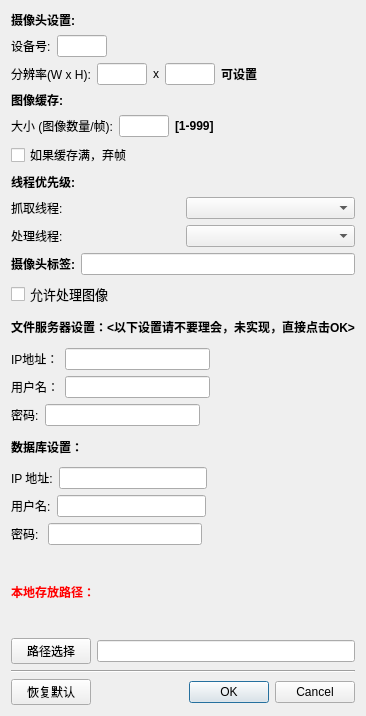
<?xml version="1.0" encoding="UTF-8"?>
<ui version="4.0">
 <class>CameraConnectDialog</class>
 <widget class="QDialog" name="CameraConnectDialog">
  <property name="geometry">
   <rect>
    <x>0</x>
    <y>0</y>
    <width>325</width>
    <height>716</height>
   </rect>
  </property>
  <property name="windowTitle">
   <string>Connect to Camera</string>
  </property>
  <layout class="QVBoxLayout" name="verticalLayout_7">
   <item>
    <layout class="QVBoxLayout" name="verticalLayout_3">
     <item>
      <widget class="QLabel" name="label_1">
       <property name="font">
        <font>
         <pointsize>9</pointsize>
         <weight>75</weight>
         <bold>true</bold>
        </font>
       </property>
       <property name="text">
        <string>摄像头设置:</string>
       </property>
      </widget>
     </item>
     <item>
      <layout class="QHBoxLayout" name="horizontalLayout_2">
       <item>
        <widget class="QLabel" name="label_9">
         <property name="font">
          <font>
           <pointsize>9</pointsize>
           <weight>50</weight>
           <bold>false</bold>
          </font>
         </property>
         <property name="text">
          <string>设备号:</string>
         </property>
        </widget>
       </item>
       <item>
        <widget class="QLineEdit" name="deviceNumberEdit">
         <property name="enabled">
          <bool>true</bool>
         </property>
         <property name="sizePolicy">
          <sizepolicy hsizetype="Fixed" vsizetype="Fixed">
           <horstretch>0</horstretch>
           <verstretch>0</verstretch>
          </sizepolicy>
         </property>
         <property name="minimumSize">
          <size>
           <width>50</width>
           <height>0</height>
          </size>
         </property>
         <property name="maximumSize">
          <size>
           <width>50</width>
           <height>16777215</height>
          </size>
         </property>
         <property name="font">
          <font>
           <pointsize>9</pointsize>
           <weight>50</weight>
           <italic>false</italic>
           <bold>false</bold>
          </font>
         </property>
        </widget>
       </item>
       <item>
        <spacer name="horizontalSpacer_1">
         <property name="orientation">
          <enum>Qt::Horizontal</enum>
         </property>
         <property name="sizeHint" stdset="0">
          <size>
           <width>40</width>
           <height>20</height>
          </size>
         </property>
        </spacer>
       </item>
      </layout>
     </item>
     <item>
      <layout class="QHBoxLayout" name="horizontalLayout_8">
       <item>
        <widget class="QLabel" name="label_11">
         <property name="font">
          <font>
           <pointsize>9</pointsize>
           <weight>50</weight>
           <bold>false</bold>
          </font>
         </property>
         <property name="text">
          <string>分辨率(W x H):</string>
         </property>
        </widget>
       </item>
       <item>
        <widget class="QLineEdit" name="resWEdit">
         <property name="enabled">
          <bool>true</bool>
         </property>
         <property name="sizePolicy">
          <sizepolicy hsizetype="Fixed" vsizetype="Fixed">
           <horstretch>0</horstretch>
           <verstretch>0</verstretch>
          </sizepolicy>
         </property>
         <property name="minimumSize">
          <size>
           <width>50</width>
           <height>0</height>
          </size>
         </property>
         <property name="maximumSize">
          <size>
           <width>50</width>
           <height>16777215</height>
          </size>
         </property>
         <property name="font">
          <font>
           <pointsize>9</pointsize>
           <weight>50</weight>
           <italic>false</italic>
           <bold>false</bold>
          </font>
         </property>
        </widget>
       </item>
       <item>
        <widget class="QLabel" name="label_13">
         <property name="font">
          <font>
           <pointsize>9</pointsize>
           <weight>50</weight>
           <bold>false</bold>
          </font>
         </property>
         <property name="text">
          <string>x</string>
         </property>
        </widget>
       </item>
       <item>
        <widget class="QLineEdit" name="resHEdit">
         <property name="enabled">
          <bool>true</bool>
         </property>
         <property name="sizePolicy">
          <sizepolicy hsizetype="Fixed" vsizetype="Fixed">
           <horstretch>0</horstretch>
           <verstretch>0</verstretch>
          </sizepolicy>
         </property>
         <property name="minimumSize">
          <size>
           <width>50</width>
           <height>0</height>
          </size>
         </property>
         <property name="maximumSize">
          <size>
           <width>50</width>
           <height>16777215</height>
          </size>
         </property>
         <property name="font">
          <font>
           <pointsize>9</pointsize>
           <weight>50</weight>
           <italic>false</italic>
           <bold>false</bold>
          </font>
         </property>
        </widget>
       </item>
       <item>
        <widget class="QLabel" name="label_12">
         <property name="font">
          <font>
           <pointsize>9</pointsize>
           <weight>75</weight>
           <bold>true</bold>
          </font>
         </property>
         <property name="text">
          <string>可设置</string>
         </property>
        </widget>
       </item>
       <item>
        <spacer name="horizontalSpacer_4">
         <property name="orientation">
          <enum>Qt::Horizontal</enum>
         </property>
         <property name="sizeHint" stdset="0">
          <size>
           <width>40</width>
           <height>20</height>
          </size>
         </property>
        </spacer>
       </item>
      </layout>
     </item>
     <item>
      <widget class="QLabel" name="label_3">
       <property name="font">
        <font>
         <pointsize>9</pointsize>
         <weight>75</weight>
         <bold>true</bold>
        </font>
       </property>
       <property name="text">
        <string>图像缓存:</string>
       </property>
      </widget>
     </item>
     <item>
      <layout class="QHBoxLayout" name="horizontalLayout">
       <item>
        <widget class="QLabel" name="label_2">
         <property name="font">
          <font>
           <pointsize>9</pointsize>
           <weight>50</weight>
           <bold>false</bold>
          </font>
         </property>
         <property name="text">
          <string>大小 (图像数量/帧):</string>
         </property>
        </widget>
       </item>
       <item>
        <widget class="QLineEdit" name="imageBufferSizeEdit">
         <property name="sizePolicy">
          <sizepolicy hsizetype="Minimum" vsizetype="Fixed">
           <horstretch>0</horstretch>
           <verstretch>0</verstretch>
          </sizepolicy>
         </property>
         <property name="minimumSize">
          <size>
           <width>50</width>
           <height>0</height>
          </size>
         </property>
         <property name="maximumSize">
          <size>
           <width>50</width>
           <height>16777215</height>
          </size>
         </property>
         <property name="font">
          <font>
           <pointsize>9</pointsize>
          </font>
         </property>
        </widget>
       </item>
       <item>
        <widget class="QLabel" name="label_4">
         <property name="font">
          <font>
           <pointsize>9</pointsize>
           <weight>75</weight>
           <bold>true</bold>
          </font>
         </property>
         <property name="text">
          <string>[1-999]</string>
         </property>
        </widget>
       </item>
       <item>
        <spacer name="horizontalSpacer_2">
         <property name="orientation">
          <enum>Qt::Horizontal</enum>
         </property>
         <property name="sizeHint" stdset="0">
          <size>
           <width>40</width>
           <height>20</height>
          </size>
         </property>
        </spacer>
       </item>
      </layout>
     </item>
     <item>
      <widget class="QCheckBox" name="dropFrameCheckBox">
       <property name="font">
        <font>
         <pointsize>9</pointsize>
        </font>
       </property>
       <property name="text">
        <string>如果缓存满，弃帧</string>
       </property>
      </widget>
     </item>
     <item>
      <widget class="QLabel" name="label_5">
       <property name="font">
        <font>
         <pointsize>9</pointsize>
         <weight>75</weight>
         <bold>true</bold>
        </font>
       </property>
       <property name="text">
        <string>线程优先级:</string>
       </property>
      </widget>
     </item>
     <item>
      <layout class="QHBoxLayout" name="horizontalLayout_3">
       <item>
        <layout class="QVBoxLayout" name="verticalLayout">
         <item>
          <widget class="QLabel" name="label_6">
           <property name="font">
            <font>
             <pointsize>9</pointsize>
             <weight>50</weight>
             <bold>false</bold>
            </font>
           </property>
           <property name="text">
            <string>抓取线程:</string>
           </property>
          </widget>
         </item>
         <item>
          <widget class="QLabel" name="label_7">
           <property name="font">
            <font>
             <pointsize>9</pointsize>
             <weight>50</weight>
             <bold>false</bold>
            </font>
           </property>
           <property name="text">
            <string>处理线程:</string>
           </property>
          </widget>
         </item>
        </layout>
       </item>
       <item>
        <layout class="QVBoxLayout" name="verticalLayout_2">
         <item>
          <widget class="QComboBox" name="capturePrioComboBox">
           <property name="font">
            <font>
             <pointsize>9</pointsize>
            </font>
           </property>
          </widget>
         </item>
         <item>
          <widget class="QComboBox" name="processingPrioComboBox">
           <property name="font">
            <font>
             <pointsize>9</pointsize>
            </font>
           </property>
          </widget>
         </item>
        </layout>
       </item>
      </layout>
     </item>
     <item>
      <layout class="QHBoxLayout" name="horizontalLayout_5">
       <item>
        <widget class="QLabel" name="label_8">
         <property name="font">
          <font>
           <pointsize>9</pointsize>
           <weight>75</weight>
           <bold>true</bold>
          </font>
         </property>
         <property name="text">
          <string>摄像头标签:</string>
         </property>
        </widget>
       </item>
       <item>
        <widget class="QLineEdit" name="tabLabelEdit">
         <property name="font">
          <font>
           <pointsize>9</pointsize>
          </font>
         </property>
        </widget>
       </item>
      </layout>
     </item>
     <item>
      <layout class="QHBoxLayout" name="horizontalLayout_7">
       <item>
        <widget class="QCheckBox" name="enableFrameProcessingCheckBox">
         <property name="font">
          <font>
           <pointsize>10</pointsize>
          </font>
         </property>
         <property name="text">
          <string>允许处理图像</string>
         </property>
        </widget>
       </item>
      </layout>
     </item>
    </layout>
   </item>
   <item>
    <layout class="QVBoxLayout" name="verticalLayout_4">
     <item>
      <widget class="QLabel" name="label">
       <property name="font">
        <font>
         <pointsize>9</pointsize>
         <weight>75</weight>
         <bold>true</bold>
        </font>
       </property>
       <property name="text">
        <string>文件服务器设置：&lt;以下设置请不要理会，未实现，直接点击OK&gt;</string>
       </property>
      </widget>
     </item>
     <item>
      <layout class="QHBoxLayout" name="horizontalLayout_6">
       <item>
        <widget class="QLabel" name="label_10">
         <property name="font">
          <font>
           <pointsize>9</pointsize>
          </font>
         </property>
         <property name="text">
          <string>IP地址：</string>
         </property>
        </widget>
       </item>
       <item>
        <widget class="QLineEdit" name="lineEditFtpIP">
         <property name="font">
          <font>
           <pointsize>9</pointsize>
          </font>
         </property>
        </widget>
       </item>
       <item>
        <spacer name="horizontalSpacer">
         <property name="orientation">
          <enum>Qt::Horizontal</enum>
         </property>
         <property name="sizeHint" stdset="0">
          <size>
           <width>40</width>
           <height>20</height>
          </size>
         </property>
        </spacer>
       </item>
      </layout>
     </item>
     <item>
      <layout class="QHBoxLayout" name="horizontalLayout_9">
       <item>
        <widget class="QLabel" name="label_14">
         <property name="font">
          <font>
           <pointsize>9</pointsize>
          </font>
         </property>
         <property name="text">
          <string>用户名：</string>
         </property>
        </widget>
       </item>
       <item>
        <widget class="QLineEdit" name="lineEditFtpUsername">
         <property name="font">
          <font>
           <pointsize>9</pointsize>
          </font>
         </property>
        </widget>
       </item>
       <item>
        <spacer name="horizontalSpacer_3">
         <property name="orientation">
          <enum>Qt::Horizontal</enum>
         </property>
         <property name="sizeHint" stdset="0">
          <size>
           <width>40</width>
           <height>20</height>
          </size>
         </property>
        </spacer>
       </item>
      </layout>
     </item>
     <item>
      <layout class="QHBoxLayout" name="horizontalLayout_10">
       <item>
        <widget class="QLabel" name="label_15">
         <property name="font">
          <font>
           <pointsize>9</pointsize>
          </font>
         </property>
         <property name="text">
          <string>密码:</string>
         </property>
        </widget>
       </item>
       <item>
        <widget class="QLineEdit" name="lineEditFtpPassword">
         <property name="font">
          <font>
           <pointsize>9</pointsize>
          </font>
         </property>
        </widget>
       </item>
       <item>
        <spacer name="horizontalSpacer_5">
         <property name="orientation">
          <enum>Qt::Horizontal</enum>
         </property>
         <property name="sizeHint" stdset="0">
          <size>
           <width>40</width>
           <height>20</height>
          </size>
         </property>
        </spacer>
       </item>
      </layout>
     </item>
    </layout>
   </item>
   <item>
    <layout class="QVBoxLayout" name="verticalLayout_5">
     <item>
      <widget class="QLabel" name="label_16">
       <property name="font">
        <font>
         <pointsize>9</pointsize>
         <weight>75</weight>
         <bold>true</bold>
        </font>
       </property>
       <property name="text">
        <string>数据库设置：</string>
       </property>
      </widget>
     </item>
     <item>
      <layout class="QHBoxLayout" name="horizontalLayout_11">
       <item>
        <widget class="QLabel" name="label_17">
         <property name="font">
          <font>
           <pointsize>9</pointsize>
          </font>
         </property>
         <property name="text">
          <string>IP 地址:</string>
         </property>
        </widget>
       </item>
       <item>
        <widget class="QLineEdit" name="lineEditDatabaseIP">
         <property name="font">
          <font>
           <pointsize>9</pointsize>
          </font>
         </property>
        </widget>
       </item>
       <item>
        <spacer name="horizontalSpacer_6">
         <property name="orientation">
          <enum>Qt::Horizontal</enum>
         </property>
         <property name="sizeHint" stdset="0">
          <size>
           <width>40</width>
           <height>20</height>
          </size>
         </property>
        </spacer>
       </item>
      </layout>
     </item>
     <item>
      <layout class="QHBoxLayout" name="horizontalLayout_12">
       <item>
        <widget class="QLabel" name="label_18">
         <property name="font">
          <font>
           <pointsize>9</pointsize>
          </font>
         </property>
         <property name="text">
          <string>用户名:</string>
         </property>
        </widget>
       </item>
       <item>
        <widget class="QLineEdit" name="lineEditDatabaseUsername">
         <property name="font">
          <font>
           <pointsize>9</pointsize>
          </font>
         </property>
        </widget>
       </item>
       <item>
        <spacer name="horizontalSpacer_7">
         <property name="orientation">
          <enum>Qt::Horizontal</enum>
         </property>
         <property name="sizeHint" stdset="0">
          <size>
           <width>40</width>
           <height>20</height>
          </size>
         </property>
        </spacer>
       </item>
      </layout>
     </item>
     <item>
      <layout class="QHBoxLayout" name="horizontalLayout_13">
       <item>
        <widget class="QLabel" name="label_19">
         <property name="font">
          <font>
           <pointsize>9</pointsize>
          </font>
         </property>
         <property name="text">
          <string>密码: </string>
         </property>
        </widget>
       </item>
       <item>
        <widget class="QLineEdit" name="lineEditDatabasePassword">
         <property name="font">
          <font>
           <pointsize>9</pointsize>
          </font>
         </property>
        </widget>
       </item>
       <item>
        <spacer name="horizontalSpacer_8">
         <property name="orientation">
          <enum>Qt::Horizontal</enum>
         </property>
         <property name="sizeHint" stdset="0">
          <size>
           <width>40</width>
           <height>20</height>
          </size>
         </property>
        </spacer>
       </item>
      </layout>
     </item>
    </layout>
   </item>
   <item>
    <layout class="QVBoxLayout" name="verticalLayout_6">
     <item>
      <widget class="QLabel" name="label_20">
       <property name="font">
        <font>
         <pointsize>9</pointsize>
         <weight>75</weight>
         <bold>true</bold>
        </font>
       </property>
       <property name="styleSheet">
        <string notr="true">color: rgb(255, 0, 0);</string>
       </property>
       <property name="text">
        <string>本地存放路径：</string>
       </property>
      </widget>
     </item>
     <item>
      <layout class="QHBoxLayout" name="horizontalLayout_14">
       <item>
        <widget class="QPushButton" name="pushButtonLocalPath">
         <property name="font">
          <font>
           <pointsize>9</pointsize>
          </font>
         </property>
         <property name="text">
          <string>路径选择</string>
         </property>
        </widget>
       </item>
       <item>
        <widget class="QLineEdit" name="lineEditLocalFilePath"/>
       </item>
      </layout>
     </item>
    </layout>
   </item>
   <item>
    <widget class="Line" name="line">
     <property name="orientation">
      <enum>Qt::Horizontal</enum>
     </property>
    </widget>
   </item>
   <item>
    <layout class="QHBoxLayout" name="horizontalLayout_4">
     <item>
      <widget class="QPushButton" name="resetToDefaultsPushButton">
       <property name="text">
        <string>恢复默认</string>
       </property>
      </widget>
     </item>
     <item>
      <widget class="QDialogButtonBox" name="okCancelBox">
       <property name="orientation">
        <enum>Qt::Horizontal</enum>
       </property>
       <property name="standardButtons">
        <set>QDialogButtonBox::Cancel|QDialogButtonBox::Ok</set>
       </property>
      </widget>
     </item>
    </layout>
   </item>
  </layout>
 </widget>
 <resources/>
 <connections>
  <connection>
   <sender>okCancelBox</sender>
   <signal>accepted()</signal>
   <receiver>CameraConnectDialog</receiver>
   <slot>accept()</slot>
   <hints>
    <hint type="sourcelabel">
     <x>276</x>
     <y>293</y>
    </hint>
    <hint type="destinationlabel">
     <x>204</x>
     <y>159</y>
    </hint>
   </hints>
  </connection>
  <connection>
   <sender>okCancelBox</sender>
   <signal>rejected()</signal>
   <receiver>CameraConnectDialog</receiver>
   <slot>reject()</slot>
   <hints>
    <hint type="sourcelabel">
     <x>276</x>
     <y>293</y>
    </hint>
    <hint type="destinationlabel">
     <x>204</x>
     <y>159</y>
    </hint>
   </hints>
  </connection>
 </connections>
</ui>
